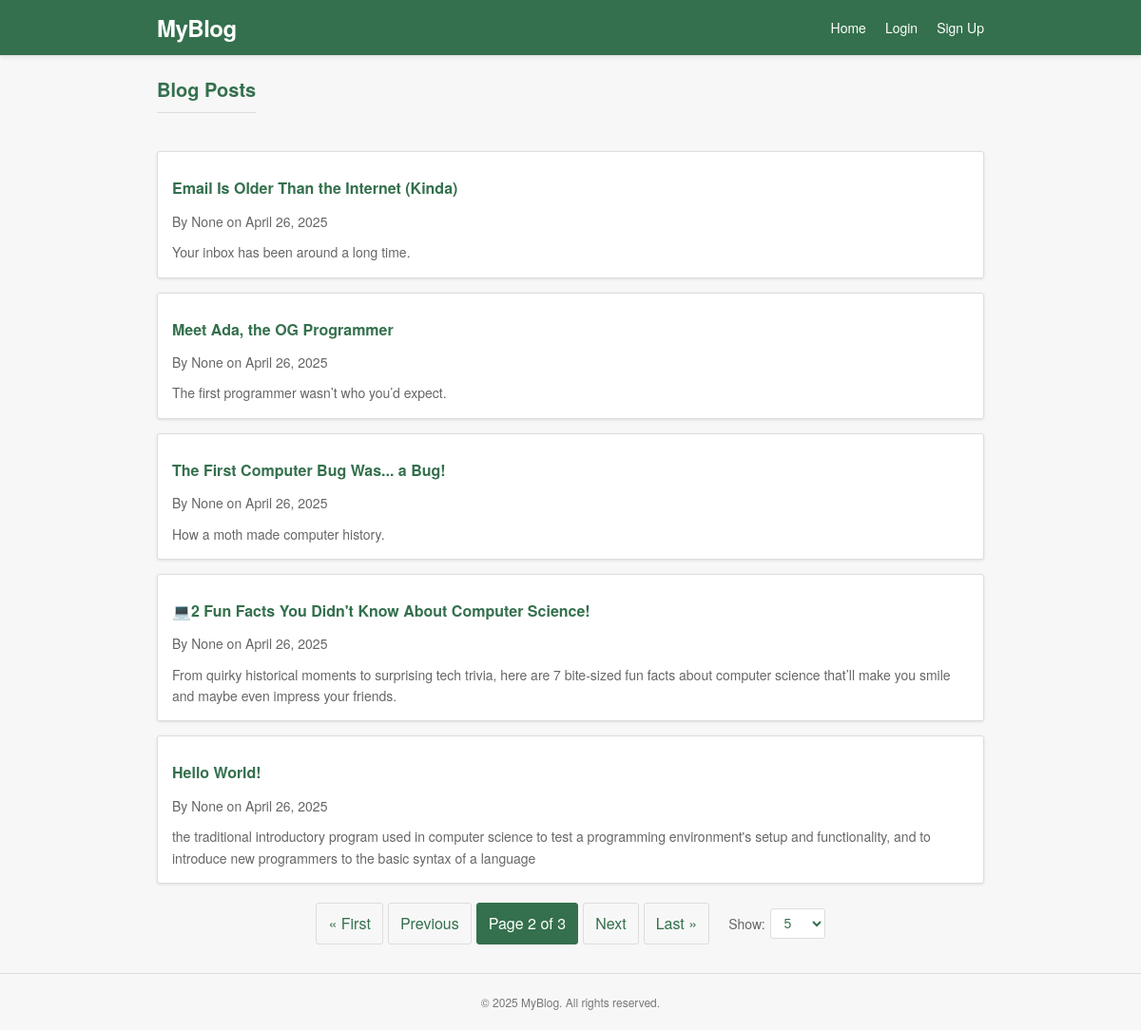
The page /?page=2&per_page=5 on the database its author committed.
### posts/models.py (models this page shows, shortened)
class Post(models.Model):
    title = models.CharField(max_length=200)
    description = models.TextField()
    content = models.TextField()
    author = models.ForeignKey(User, on_delete=models.CASCADE, related_name='posts', null=True, blank=True)
    created_at = models.DateTimeField(null=True, blank=True)

### posts/views.py (the view)
# urls.py: path("", PostListView.as_view(), name="post_list"),
class PostListView(ListView):
    model = Post
    template_name = "posts/post_list.html"
    context_object_name = 'posts'
    paginate_by = 5  # Default value
    def get_queryset(self):
        return Post.objects.all().order_by('-created_at')
    def get_paginate_by(self, queryset):
        per_page = self.request.GET.get('per_page', 5)
        try:
            per_page = int(per_page)
            if per_page not in [5, 10, 20, 50]:
                per_page = 5
        except (ValueError, TypeError):
            per_page = 5
        return per_page
    def get_context_data(self, **kwargs):
        context = super().get_context_data(**kwargs)
        context['per_page'] = self.get_paginate_by(None)
        return context

### posts/templates/posts/post_list.html (shortened to what this page needs)
{% load static %}
<!DOCTYPE html>
<html lang="en">
<head>
    <link rel="stylesheet" href="{% static 'posts/css/pagination.css' %}">
</head>
<body>
    <header class="header">
        <div class="header-container">
            <div class="logo"><a href="{% url 'post_list' %}">MyBlog</a></div>
            <div class="nav-links">
                <a href="{% url 'post_list' %}" class="nav-link">Home</a>
                {% if user.is_authenticated %}
                    <a href="{% url 'logout' %}" class="nav-link">Logout ({{ user.username }})</a>
                {% else %}
                    <a href="{% url 'login' %}" class="nav-link">Login</a>
                    <a href="{% url 'signup' %}" class="nav-link">Sign Up</a>
                {% endif %}
            </div>
        </div>
    </header>
    <main class="container">
        <div class="page-header">
            <h1 class="page-title">Blog Posts</h1>
        </div>
        <div class="post-list">
            {% for post in object_list %}
                <div class="post-card">
                    <h2 class="post-title"><a href="{% url 'post_detail' post.pk %}">{{ post.title }}</a></h2>
                    <div class="post-meta">
                        <span>By {{ post.author }} on {{ post.created_at|date:"F d, Y" }}</span>
                    </div>
                    <p class="post-description">{{ post.description }}</p>
                </div>
            {% empty %}
                <p>No posts yet.</p>
            {% endfor %}
        </div>
        {% include 'posts/pagination.html' %}
    </main>
    <footer class="footer">
        <p>© {% now "Y" %} MyBlog. All rights reserved.</p>
    </footer>
</body>
</html>

### posts/templates/posts/post_list.html (style rules this page uses)
* { margin: 0; padding: 0; box-sizing: border-box; }
body { font-family: 'Lucida Grande', 'Frutiger', 'Helvetica Neue', Arial, sans-serif; background-color: #f7f7f7; color: #333; line-height: 1.6; }
.header { background-color: #34704D; color: white; padding: 10px 0; box-shadow: 0 2px 4px rgba(0, 0, 0, 0.1); }
.header-container { max-width: 900px; margin: 0 auto; padding: 0 15px; display: flex; justify-content: space-between; align-items: center; }
.logo { font-size: 24px; font-weight: bold; letter-spacing: -0.5px; }
.logo a { color: white; text-decoration: none; }
.nav-links { display: flex; gap: 20px; }
.nav-link { color: white; text-decoration: none; font-size: 14px; }
.container { max-width: 900px; margin: 20px auto; padding: 0 15px; }
.page-title { color: #34704D; margin-bottom: 20px; font-size: 20px; font-weight: bold; padding-bottom: 8px; border-bottom: 1px solid #ddd; }
.post-list { display: flex; flex-direction: column; gap: 15px; }
.post-card { background-color: white; border: 1px solid #ddd; border-radius: 3px; padding: 15px; box-shadow: 0 1px 3px rgba(0, 0, 0, 0.1); transition: transform 0.2s ease; }
.post-title { margin-bottom: 8px; }
.post-title a { color: #34704D; text-decoration: none; font-size: 16px; font-weight: bold; }
.post-description { color: #666; font-size: 14px; }
.footer { text-align: center; padding: 20px 15px; margin-top: 30px; color: #777; font-size: 12px; border-top: 1px solid #ddd; }
.page-header { display: flex; justify-content: space-between; align-items: center; margin-bottom: 20px; }
.post-meta { color: #666; font-size: 14px; margin-bottom: 10px; display: flex; justify-content: space-between; align-items: center; }

### rows shown on the page
Post: title "Email Is Older Than the Internet (Kinda)", author "None", created_at "April 26, 2025", description "Your inbox has been around a long time."
Post: title "Meet Ada, the OG Programmer", author "None", created_at "April 26, 2025", description "The first programmer wasn’t who you’d expect."
Post: title "The First Computer Bug Was... a Bug!", author "None", created_at "April 26, 2025", description "How a moth made computer history."
Post: title "💻2 Fun Facts You Didn't Know About Computer Science!", author "None", created_at "April 26, 2025", description "From quirky historical moments to surprising tech trivia, here are 7 bite-sized fun facts about computer science that’ll make you smile and maybe even impress your friends."
Post: title "Hello World!", author "None", created_at "April 26, 2025", description "the traditional introductory program used in computer science to test a programming environment's setup and functionality, and to introduce new programmers to the basic syntax of a language"

### other values the page prints
{{ page_obj.number }} "2"
{{ page_obj.paginator.num_pages }} "3"
